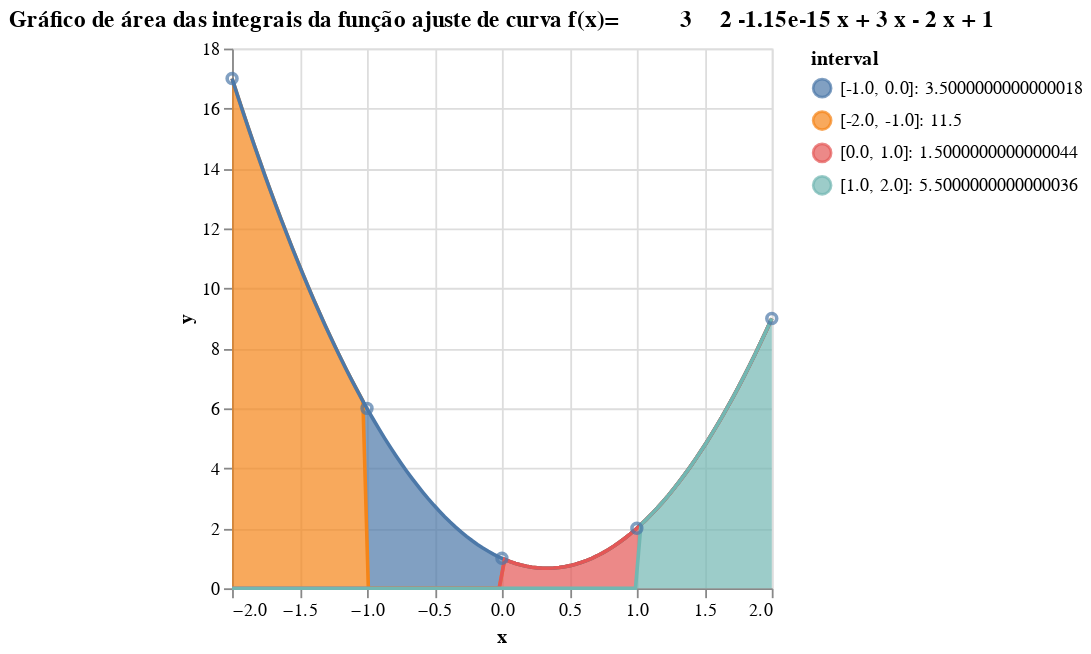

The cell this chart's notebook holds for it:
### Code cell
#polinomial com ajuste de curva
x = [-2, -1, 0, 1, 2]
y = [polinomial(i) for i in x]
datapoint = pd.DataFrame({'x':x, 'y':y})

degree = 3 

curve_polinomial = curve_fitting(x, y, degree)

data_area_polinomial_ajuste, total_polinomial_ajuste = xds(curve_polinomial)

grafico_polinomial_ajuste = alt.Chart(data_area_polinomial_ajuste, title="Gráfico de área das integrais da função ajuste de curva f(x)={}".format(curve_polinomial)).mark_area(line=True).encode(
    x='x',
    y='y',
    color='interval'
)
grafico_pontos = alt.Chart(datapoint).mark_point().encode(
    x='x',
    y='y',
    tooltip = 'x'
)

grafico_polinomial_ajuste += grafico_pontos
grafico_polinomial_ajuste

### Figure 1 — Vega-Lite specification as saved in the notebook (floating-point values rounded to 4 significant figures)
{"config": {"view": {"continuousWidth": 300, "continuousHeight": 300}}, "layer": [{"data": {"name": "data-663a1325574ea950c5cabfb46ed585eb"}, "mark": {"type": "area", "line": true}, "encoding": {"color": {"field": "interval", "type": "nominal"}, "x": {"field": "x", "type": "quantitative"}, "y": {"field": "y", "type": "quantitative"}}, "title": "Gráfico de área das integrais da função ajuste de curva f(x)=           3     2\n-1.15e-15 x + 3 x - 2 x + 1"}, {"data": {"name": "data-807573144ce799a5d753531ffcea8fec"}, "mark": {"type": "point"}, "encoding": {"tooltip": {"field": "x", "type": "quantitative"}, "x": {"field": "x", "type": "quantitative"}, "y": {"field": "y", "type": "quantitative"}}}], "$schema": "https://vega.github.io/schema/vega-lite/v5.8.0.json", "datasets": {"data-663a1325574ea950c5cabfb46ed585eb": [{"x": -2.0, "y": 17.0, "interval": "[-2.0, -1.0]: 11.5"}, {"x": -1.96, "y": 16.44, "interval": "[-2.0, -1.0]: 11.5"}, {"x": -1.919, "y": 15.89, "interval": "[-2.0, -1.0]: 11.5"}, {"x": -1.879, "y": 15.35, "interval": "[-2.0, -1.0]: 11.5"}, {"x": -1.838, "y": 14.82, "interval": "[-2.0, -1.0]: 11.5"}, {"x": -1.798, "y": 14.29, "interval": "[-2.0, -1.0]: 11.5"}, {"x": -1.758, "y": 13.78, "interval": "[-2.0, -1.0]: 11.5"}, {"x": -1.717, "y": 13.28, "interval": "[-2.0, -1.0]: 11.5"}, {"x": -1.677, "y": 12.79, "interval": "[-2.0, -1.0]: 11.5"}, {"x": -1.636, "y": 12.31, "interval": "[-2.0, -1.0]: 11.5"}, {"x": -1.596, "y": 11.83, "interval": "[-2.0, -1.0]: 11.5"}, {"x": -1.556, "y": 11.37, "interval": "[-2.0, -1.0]: 11.5"}, {"x": -1.515, "y": 10.92, "interval": "[-2.0, -1.0]: 11.5"}, {"x": -1.475, "y": 10.47, "interval": "[-2.0, -1.0]: 11.5"}, {"x": -1.434, "y": 10.04, "interval": "[-2.0, -1.0]: 11.5"}, {"x": -1.394, "y": 9.617, "interval": "[-2.0, -1.0]: 11.5"}, {"x": -1.354, "y": 9.203, "interval": "[-2.0, -1.0]: 11.5"}, {"x": -1.313, "y": 8.799, "interval": "[-2.0, -1.0]: 11.5"}, {"x": -1.273, "y": 8.405, "interval": "[-2.0, -1.0]: 11.5"}, {"x": -1.232, "y": 8.021, "interval": "[-2.0, -1.0]: 11.5"}, {"x": -1.192, "y": 7.646, "interval": "[-2.0, -1.0]: 11.5"}, {"x": -1.152, "y": 7.281, "interval": "[-2.0, -1.0]: 11.5"}, {"x": -1.111, "y": 6.926, "interval": "[-2.0, -1.0]: 11.5"}, {"x": -1.071, "y": 6.581, "interval": "[-2.0, -1.0]: 11.5"}, {"x": -1.03, "y": 6.245, "interval": "[-2.0, -1.0]: 11.5"}, {"x": -0.9899, "y": 5.919, "interval": "[-1.0, 0.0]: 3.5000000000000018"}, {"x": -0.9495, "y": 5.604, "interval": "[-1.0, 0.0]: 3.5000000000000018"}, {"x": -0.9091, "y": 5.298, "interval": "[-1.0, 0.0]: 3.5000000000000018"}, {"x": -0.8687, "y": 5.001, "interval": "[-1.0, 0.0]: 3.5000000000000018"}, {"x": -0.8283, "y": 4.715, "interval": "[-1.0, 0.0]: 3.5000000000000018"}, {"x": -0.7879, "y": 4.438, "interval": "[-1.0, 0.0]: 3.5000000000000018"}, {"x": -0.7475, "y": 4.171, "interval": "[-1.0, 0.0]: 3.5000000000000018"}, {"x": -0.7071, "y": 3.914, "interval": "[-1.0, 0.0]: 3.5000000000000018"}, {"x": -0.6667, "y": 3.667, "interval": "[-1.0, 0.0]: 3.5000000000000018"}, {"x": -0.6263, "y": 3.429, "interval": "[-1.0, 0.0]: 3.5000000000000018"}, {"x": -0.5859, "y": 3.201, "interval": "[-1.0, 0.0]: 3.5000000000000018"}, {"x": -0.5455, "y": 2.983, "interval": "[-1.0, 0.0]: 3.5000000000000018"}, {"x": -0.5051, "y": 2.775, "interval": "[-1.0, 0.0]: 3.5000000000000018"}, {"x": -0.4646, "y": 2.577, "interval": "[-1.0, 0.0]: 3.5000000000000018"}, {"x": -0.4242, "y": 2.388, "interval": "[-1.0, 0.0]: 3.5000000000000018"}, {"x": -0.3838, "y": 2.21, "interval": "[-1.0, 0.0]: 3.5000000000000018"}, {"x": -0.3434, "y": 2.041, "interval": "[-1.0, 0.0]: 3.5000000000000018"}, {"x": -0.303, "y": 1.882, "interval": "[-1.0, 0.0]: 3.5000000000000018"}, {"x": -0.2626, "y": 1.732, "interval": "[-1.0, 0.0]: 3.5000000000000018"}, {"x": -0.2222, "y": 1.593, "interval": "[-1.0, 0.0]: 3.5000000000000018"}, {"x": -0.1818, "y": 1.463, "interval": "[-1.0, 0.0]: 3.5000000000000018"}, {"x": -0.1414, "y": 1.343, "interval": "[-1.0, 0.0]: 3.5000000000000018"}, {"x": -0.101, "y": 1.233, "interval": "[-1.0, 0.0]: 3.5000000000000018"}, {"x": -0.06061, "y": 1.132, "interval": "[-1.0, 0.0]: 3.5000000000000018"}, {"x": -0.0202, "y": 1.042, "interval": "[-1.0, 0.0]: 3.5000000000000018"}, {"x": 0.0202, "y": 0.9608, "interval": "[0.0, 1.0]: 1.5000000000000044"}, {"x": 0.06061, "y": 0.8898, "interval": "[0.0, 1.0]: 1.5000000000000044"}, {"x": 0.101, "y": 0.8286, "interval": "[0.0, 1.0]: 1.5000000000000044"}, {"x": 0.1414, "y": 0.7772, "interval": "[0.0, 1.0]: 1.5000000000000044"}, {"x": 0.1818, "y": 0.7355, "interval": "[0.0, 1.0]: 1.5000000000000044"}, {"x": 0.2222, "y": 0.7037, "interval": "[0.0, 1.0]: 1.5000000000000044"}, {"x": 0.2626, "y": 0.6817, "interval": "[0.0, 1.0]: 1.5000000000000044"}, {"x": 0.303, "y": 0.6694, "interval": "[0.0, 1.0]: 1.5000000000000044"}, {"x": 0.3434, "y": 0.667, "interval": "[0.0, 1.0]: 1.5000000000000044"}, {"x": 0.3838, "y": 0.6743, "interval": "[0.0, 1.0]: 1.5000000000000044"}, {"x": 0.4242, "y": 0.6915, "interval": "[0.0, 1.0]: 1.5000000000000044"}, {"x": 0.4646, "y": 0.7184, "interval": "[0.0, 1.0]: 1.5000000000000044"}, {"x": 0.5051, "y": 0.7551, "interval": "[0.0, 1.0]: 1.5000000000000044"}, {"x": 0.5455, "y": 0.8017, "interval": "[0.0, 1.0]: 1.5000000000000044"}, {"x": 0.5859, "y": 0.858, "interval": "[0.0, 1.0]: 1.5000000000000044"}, {"x": 0.6263, "y": 0.9241, "interval": "[0.0, 1.0]: 1.5000000000000044"}, {"x": 0.6667, "y": 1.0, "interval": "[0.0, 1.0]: 1.5000000000000044"}, {"x": 0.7071, "y": 1.086, "interval": "[0.0, 1.0]: 1.5000000000000044"}, {"x": 0.7475, "y": 1.181, "interval": "[0.0, 1.0]: 1.5000000000000044"}, {"x": 0.7879, "y": 1.287, "interval": "[0.0, 1.0]: 1.5000000000000044"}, {"x": 0.8283, "y": 1.402, "interval": "[0.0, 1.0]: 1.5000000000000044"}, {"x": 0.8687, "y": 1.526, "interval": "[0.0, 1.0]: 1.5000000000000044"}, {"x": 0.9091, "y": 1.661, "interval": "[0.0, 1.0]: 1.5000000000000044"}, {"x": 0.9495, "y": 1.806, "interval": "[0.0, 1.0]: 1.5000000000000044"}, {"x": 0.9899, "y": 1.96, "interval": "[0.0, 1.0]: 1.5000000000000044"}, {"x": 1.03, "y": 2.124, "interval": "[1.0, 2.0]: 5.5000000000000036"}, {"x": 1.071, "y": 2.298, "interval": "[1.0, 2.0]: 5.5000000000000036"}, {"x": 1.111, "y": 2.481, "interval": "[1.0, 2.0]: 5.5000000000000036"}, {"x": 1.152, "y": 2.675, "interval": "[1.0, 2.0]: 5.5000000000000036"}, {"x": 1.192, "y": 2.878, "interval": "[1.0, 2.0]: 5.5000000000000036"}, {"x": 1.232, "y": 3.091, "interval": "[1.0, 2.0]: 5.5000000000000036"}, {"x": 1.273, "y": 3.314, "interval": "[1.0, 2.0]: 5.5000000000000036"}, {"x": 1.313, "y": 3.547, "interval": "[1.0, 2.0]: 5.5000000000000036"}, {"x": 1.354, "y": 3.789, "interval": "[1.0, 2.0]: 5.5000000000000036"}, {"x": 1.394, "y": 4.041, "interval": "[1.0, 2.0]: 5.5000000000000036"}, {"x": 1.434, "y": 4.303, "interval": "[1.0, 2.0]: 5.5000000000000036"}, {"x": 1.475, "y": 4.575, "interval": "[1.0, 2.0]: 5.5000000000000036"}, {"x": 1.515, "y": 4.857, "interval": "[1.0, 2.0]: 5.5000000000000036"}, {"x": 1.556, "y": 5.148, "interval": "[1.0, 2.0]: 5.5000000000000036"}, {"x": 1.596, "y": 5.449, "interval": "[1.0, 2.0]: 5.5000000000000036"}, {"x": 1.636, "y": 5.76, "interval": "[1.0, 2.0]: 5.5000000000000036"}, {"x": 1.677, "y": 6.081, "interval": "[1.0, 2.0]: 5.5000000000000036"}, {"x": 1.717, "y": 6.412, "interval": "[1.0, 2.0]: 5.5000000000000036"}, {"x": 1.758, "y": 6.752, "interval": "[1.0, 2.0]: 5.5000000000000036"}, {"x": 1.798, "y": 7.102, "interval": "[1.0, 2.0]: 5.5000000000000036"}, {"x": 1.838, "y": 7.462, "interval": "[1.0, 2.0]: 5.5000000000000036"}, {"x": 1.879, "y": 7.832, "interval": "[1.0, 2.0]: 5.5000000000000036"}, {"x": 1.919, "y": 8.212, "interval": "[1.0, 2.0]: 5.5000000000000036"}, {"x": 1.96, "y": 8.601, "interval": "[1.0, 2.0]: 5.5000000000000036"}, {"x": 2.0, "y": 9.0, "interval": "[1.0, 2.0]: 5.5000000000000036"}], "data-807573144ce799a5d753531ffcea8fec": [{"x": -2, "y": 17}, {"x": -1, "y": 6}, {"x": 0, "y": 1}, {"x": 1, "y": 2}, {"x": 2, "y": 9}]}}
